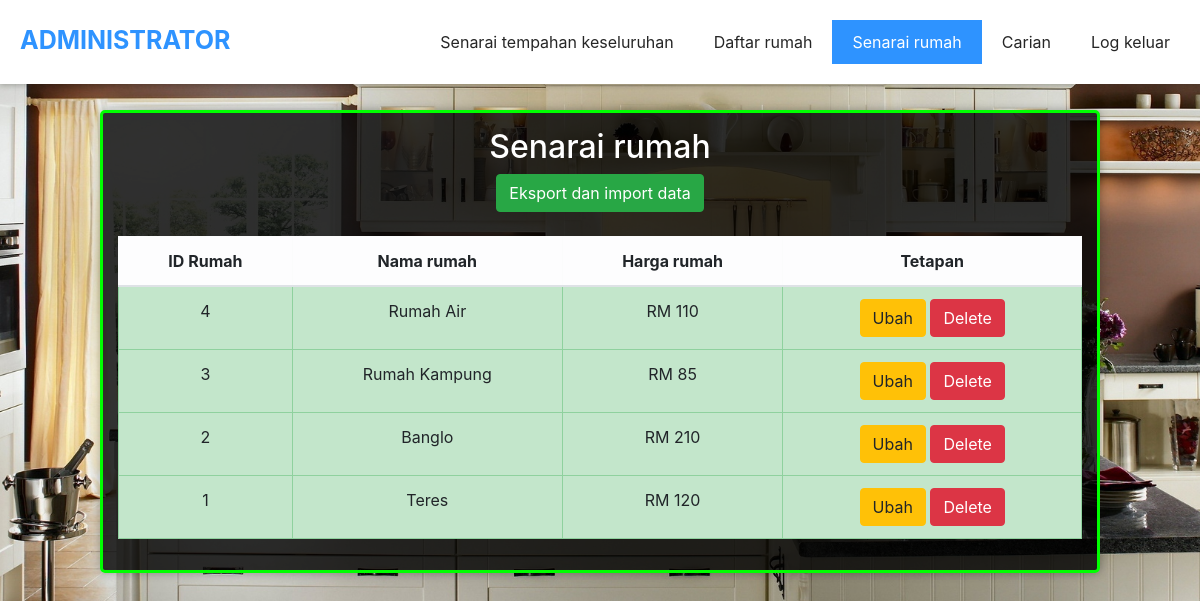
The app's page /admin/administrator/senarairumah.php (signed in) with its own data.
### tables this page shows
CREATE TABLE `rumah` (
  `idrumah` int(150) NOT NULL,
  `namarumah` varchar(150) NOT NULL,
  `hargarumah` varchar(10) NOT NULL
);

### admin/administrator/senarairumah.php (the view, shortened to what this page needs)
<?php
include '../../setup.php';
?>
<!DOCTYPE html>
<html lang="en">
<head>
    <link rel="stylesheet" href="../style/administrator.css" type="text/css">
    <link rel="stylesheet" href="../style/bootstrap.css" type="text/css">
    <link rel="stylesheet" href="../style/navbar.css">
    <link rel="stylesheet" href="../../style/loader.css">
</head>
<body>
    <header>
        <a href="index.php" class="logo">ADMINISTRATOR</a>
        <nav class="hidenav">
            <ul>
                <li><a href="tempahanpelanggan.php">Senarai tempahan keseluruhan</a></li>
                <li><a href="daftarrumah.php">Daftar rumah</a></li>
                <li><a href="#" class="active">Senarai rumah</a></li>
                <li><a href="cariantempahan.php">Carian</a></li>
                <li><a href="#" data-toggle="modal" data-target="#logkeluar">Log keluar</a></li>
            </ul>
        </nav>
    </header>
    <div class="boranglogin">
        <div class="boranglogindalam">
            <div class="logininput" style="overflow: auto;">
                <h2 class="titlecolor">Senarai rumah</h2>
                <a href="sandardanpulihkanrumah.php" role="button" class="btn btn-success">Eksport dan import data</a><br><br>
                <?php
                $idrumah = "";
                ?>
                <?php
                $query_mysql = mysqli_query($conn, "SELECT * FROM rumah ORDER BY idrumah DESC");
                ?>
                <table border="1" class="table table-bordered">
                    <thead>
                        <tr class="table-light">
                            <th>ID Rumah</th>
                            <th>Nama rumah</th>
                            <th>Harga rumah</th>
                            <th>Tetapan</th>
                        </tr>
                    </thead>
                    <tbody class="table-hover">
                    <?php
                    while ($data = mysqli_fetch_array($query_mysql)) {
                    ?>
                        <tr <?php if($data['idrumah'] == $idrumah){echo 'class="table-primary"';}else{echo'class="table-success"';} ?>>
                            <td><?php echo $data['idrumah']; ?></td>
                            <td><?php echo $data['namarumah']; ?></td>
                            <td>RM <?php echo $data['hargarumah']; ?></td>
                            <td>
                                <a role="button" class="btn btn-warning" href="ubahrumah.php?id=<?php echo $data['idrumah']; ?>">Ubah</a>
                                <button class="btn btn-danger padam" id="<?php echo $data['idrumah']; ?>" data-toggle="modal" data-target="#boxpadamrumah">Delete</button>
                            </td>
                        </tr>
                    <?php } ?>
                    </tbody>
                </table>
            </div>
        </div>
    </div>
</body>
</html>

### admin/style/administrator.css (style rules this page uses)
body { background: url('bg2.jpg') top center; background-size: cover; height: 100vh; }
header { z-index: 3; }
.boranglogin { position: absolute; width: 100%; padding: 0 100px; padding-top: 110px; }
.boranglogindalam { display: flex; width: 100%; margin: 0 auto; background: rgba(0,0,0,0.8); padding: 15px; border-radius: 5px; box-shadow: 0 0 10px rgba(0,0,0,0.3); border-style: solid; border-color: lime; }
.logininput { width: 100%; text-align: center; line-height: 1.5; }
.titlecolor { color: rgb(255, 255, 255); }

### admin/style/navbar.css (style rules this page uses)
header { position: absolute; width: 100%; padding: 10px; background: #fff; box-sizing: border-box; box-shadow: 0 2px 5px rgba(0,0,0,.2); }
.logo { color: #2e93ff; height: 60px; font-size: 25px; line-height: 60px; padding: 0 10px; text-align: center; box-sizing: border-box; float: left; font-weight: 700; text-decoration: none; }
nav { float: right; }
nav ul { margin: 0; padding: 0; display: flex; }
nav ul li { list-style: none; }
nav ul li a { display: block; margin: 10px 0; padding: 10px 20px; text-decoration: none; color: #262626; transition: 0.5s; }
nav ul li a.active, nav ul li a:hover { background: #2e93ff; color: #fff; transition: 0.5s; text-decoration-line: none; }

### records on screen
rumah: idrumah "4", namarumah "Rumah Air", hargarumah "110"
rumah: idrumah "3", namarumah "Rumah Kampung", hargarumah "85"
rumah: idrumah "2", namarumah "Banglo", hargarumah "210"
rumah: idrumah "1", namarumah "Teres", hargarumah "120"
